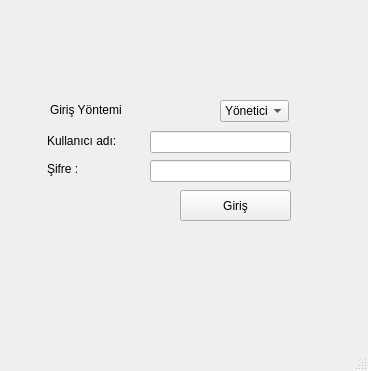
<?xml version="1.0" encoding="UTF-8"?>
<ui version="4.0">
 <class>AnaGiris</class>
 <widget class="QMainWindow" name="AnaGiris">
  <property name="geometry">
   <rect>
    <x>0</x>
    <y>0</y>
    <width>368</width>
    <height>371</height>
   </rect>
  </property>
  <property name="windowTitle">
   <string>MainWindow</string>
  </property>
  <widget class="QWidget" name="centralwidget">
   <widget class="QLabel" name="lbl_grs">
    <property name="geometry">
     <rect>
      <x>50</x>
      <y>100</y>
      <width>91</width>
      <height>20</height>
     </rect>
    </property>
    <property name="text">
     <string>Giriş Yöntemi</string>
    </property>
   </widget>
   <widget class="QPushButton" name="btn_grs">
    <property name="geometry">
     <rect>
      <x>180</x>
      <y>190</y>
      <width>111</width>
      <height>31</height>
     </rect>
    </property>
    <property name="text">
     <string>Giriş</string>
    </property>
   </widget>
   <widget class="QComboBox" name="cmb_grs">
    <property name="geometry">
     <rect>
      <x>220</x>
      <y>100</y>
      <width>69</width>
      <height>22</height>
     </rect>
    </property>
    <item>
     <property name="text">
      <string>Yönetici</string>
     </property>
    </item>
    <item>
     <property name="text">
      <string>Öğrenci</string>
     </property>
    </item>
   </widget>
   <widget class="QWidget" name="layoutWidget">
    <property name="geometry">
     <rect>
      <x>150</x>
      <y>130</y>
      <width>141</width>
      <height>53</height>
     </rect>
    </property>
    <layout class="QGridLayout" name="gridLayout">
     <item row="0" column="0">
      <widget class="QLineEdit" name="ln_kll"/>
     </item>
     <item row="1" column="0">
      <widget class="QLineEdit" name="ln_sif"/>
     </item>
    </layout>
   </widget>
   <widget class="QWidget" name="layoutWidget">
    <property name="geometry">
     <rect>
      <x>47</x>
      <y>129</y>
      <width>91</width>
      <height>51</height>
     </rect>
    </property>
    <layout class="QGridLayout" name="gridLayout_2">
     <item row="0" column="0">
      <widget class="QLabel" name="lbl_kll">
       <property name="text">
        <string>Kullanıcı adı:</string>
       </property>
      </widget>
     </item>
     <item row="1" column="0">
      <widget class="QLabel" name="lbl_sif">
       <property name="text">
        <string>Şifre :</string>
       </property>
      </widget>
     </item>
    </layout>
   </widget>
   <widget class="QLabel" name="lbl_hata">
    <property name="geometry">
     <rect>
      <x>180</x>
      <y>230</y>
      <width>171</width>
      <height>71</height>
     </rect>
    </property>
    <property name="text">
     <string/>
    </property>
   </widget>
  </widget>
  <widget class="QMenuBar" name="menubar">
   <property name="geometry">
    <rect>
     <x>0</x>
     <y>0</y>
     <width>368</width>
     <height>26</height>
    </rect>
   </property>
  </widget>
  <widget class="QStatusBar" name="statusbar"/>
 </widget>
 <resources/>
 <connections/>
</ui>
